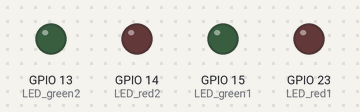
The sketch below on a simulated ESP8266 (NodeMCU). Parts: output pins drawn as LEDs (lit = HIGH). WiFi joins after 1.5 s; servers stay silent unless stated; the Firebase database answers and starts empty; what the sketch prints to the serial monitor is not drawn.

Above: at 1.65 s.
At 3.3 s:
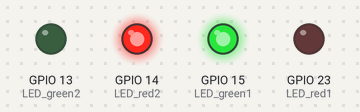
At 6.3 s:
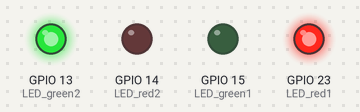
Timing chart, 0 to 9.3 s (numbered marks = the images above):
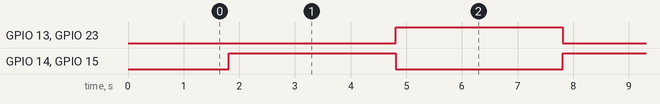

The sketch:

esp32_realtime_database_estimated_time.ino
```cpp
#include <Arduino.h>
#if defined(ESP32)
  #include <WiFi.h>
#elif defined(ESP8266)
  #include <ESP8266WiFi.h>
#endif
#include <Firebase_ESP_Client.h>

//Provide the token generation process info.
#include "addons/TokenHelper.h"
//Provide the RTDB payload printing info and other helper functions.
#include "addons/RTDBHelper.h"

// Insert your network credentials
#define WIFI_SSID "C.l"
#define WIFI_PASSWORD "6rqy3hf8"

// Insert Firebase project API Key
#define API_KEY "AIzaSyAR7Hrs-GJPB2mQ_ycBBx1iP78THeQzLO8"
//"f7kjER9vwhRmeLoO3NCvIBT6L8SFQVl9HuyUqAG2"

// Insert RTDB URLefine the RTDB URL */
#define DATABASE_URL "https://esp32-dht11-4833b-default-rtdb.firebaseio.com/"

//Define Firebase Data object
FirebaseData fbdo;

FirebaseAuth auth;
FirebaseConfig config;

unsigned long sendDataPrevMillis = 0;
int c1=0;
int c2=0;

bool signupOK = false;


#define LED_red1 23
#define LED_green1 15

#define LED_red2 14
#define LED_green2 13


 int default_time_g1=3000;
 int default_time_r1=3000;
 int default_time_g2=3000;
 int default_time_r2=3000;
 int tmax=10000;


//tg1=time_green1  ,tr1=time_red1 ,tr2=time_red2 ,tg2=time_green2
int tg1=0,tr1=0,tg2=0,tr2=0;
int n=1  ;      // variable de multiplication dependan du voie


int estimated_time(int c){
int taille=5;
int vitesse=14;
int nbligne=4;
//temps de reaction +temps de parcours
return (c*0.5+((c/nbligne)*taille+((c/nbligne)-1))/vitesse)*1000;


}

void setup(){
pinMode(LED_red1,OUTPUT);
pinMode(LED_green1,OUTPUT);

pinMode(LED_red2,OUTPUT);
pinMode(LED_green2,OUTPUT);


Serial.begin(115200);
  WiFi.begin(WIFI_SSID, WIFI_PASSWORD);
  Serial.print("Connecting to Wi-Fi");
  while (WiFi.status() != WL_CONNECTED) {
    Serial.print(".");
    delay(300);
  }
  Serial.println();
  Serial.print("Connected with IP: ");
  Serial.println(WiFi.localIP());
  Serial.println();

  /* Assign the api key (required) */
  config.api_key = API_KEY;

  /* Assign the RTDB URL (required) */
  config.database_url = DATABASE_URL;

  /* Sign up */
  if (Firebase.signUp(&config, &auth, "", "")) {
    Serial.println("ok");
    signupOK = true;
  }
  else {
    Serial.printf("%s\n", config.signer.signupError.message.c_str());
  }

  /* Assign the callback function for the long running token generation task */
  config.token_status_callback = tokenStatusCallback; //see addons/TokenHelper.h

  Firebase.begin(&config, &auth);
  Firebase.reconnectWiFi(true);


  Serial.print("c1 :");

  Serial.println(c1, DEC);

  Serial.print("c2 :");

  Serial.println(c2, DEC);

}

void loop(){

if (Firebase.ready() && signupOK && (millis() - sendDataPrevMillis > 15000 || sendDataPrevMillis == 0)) {
    sendDataPrevMillis = millis();
    if (Firebase.RTDB.getInt(&fbdo, "/nrw/aaa/n")) {
      if (fbdo.dataType() == "int") {
        c1 = fbdo.intData();
        Serial.print(" c1 ");
        Serial.println(c1);
      }
    }
    else {
      Serial.println(fbdo.errorReason());
    }
     if (Firebase.RTDB.getInt(&fbdo, "/nrw/aaaa/n1")) {
      if (fbdo.dataType() == "int") {
        c2 = fbdo.intData();
        Serial.print(" c2 ");
        Serial.println(c2);
      }
    }
    else {
      Serial.println(fbdo.errorReason());
    }
}


//LIGHT MANAGEMENT BASED ON ESTIMATED TIME

if(c1 > n*c2){
  tg1=estimated_time(c1);
  tr2=tg1;
  tg2=default_time_g2;
  tr1=default_time_r1;
  if(tg1>=tmax){
    tg1=tmax;
    tr2=tmax;
  }


}
else if( c2> n*c1){
  tg2=estimated_time(c2);
  tr1=tg2;
  tg1=default_time_g1;
  tr2=default_time_r2;
    if(tg2>=tmax){
    tg2=tmax;
    tr1=tmax;
  }

}
else{
  tg1=default_time_g1;
  tr1=default_time_r1;
  tg2=default_time_g2;
  tr2=default_time_r2;

}


  Serial.print("estimated_time c1:");

  Serial.println(estimated_time(c1));

  Serial.print("estimated_time c2:");

  Serial.println(estimated_time(c2));

Serial.print(" time_green_1//time_red_2 ");
Serial.println(tg1);
Serial.print(" time_green_2//time_red_1 ");
Serial.println(tg2);
digitalWrite(LED_red2,HIGH);
digitalWrite(LED_green1,HIGH);
delay(tg1);
digitalWrite(LED_red2,LOW);
digitalWrite(LED_green1,LOW);
digitalWrite(LED_red1,HIGH);
digitalWrite(LED_green2,HIGH);


delay(tg2);
digitalWrite(LED_red1,LOW);
digitalWrite(LED_green2,LOW);

}
```

Measured:
- by itself, GPIO 13 (LED_green2), GPIO 14 (LED_red2), GPIO 15 (LED_green1), GPIO 23 (LED_red1): alternates HIGH for 3.0 s and LOW for 3.0 s
- by itself, everything shown: repeats every 12.3 s, in 6 steps
